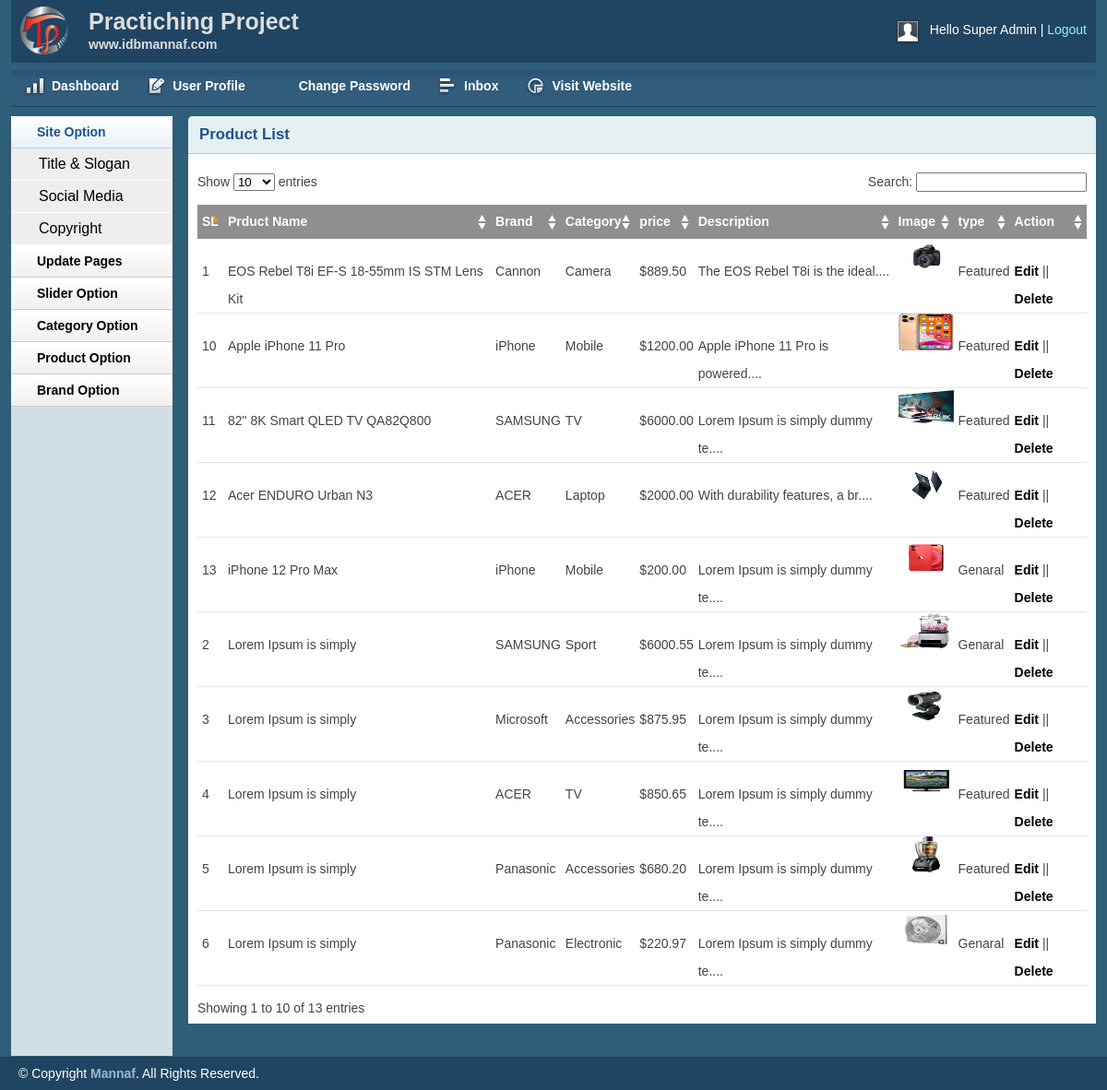
Page /admin/productlist.php (signed in) on the committed database.
### tables this page shows
CREATE TABLE `product` (
  `productId` int(11) NOT NULL,
  `productName` varchar(255) NOT NULL,
  `brandId` int(11) NOT NULL,
  `catId` int(11) NOT NULL,
  `details` text NOT NULL,
  `price` float(10,2) NOT NULL,
  `image` varchar(255) NOT NULL,
  `type` tinyint(4) NOT NULL DEFAULT 0,
  `status` set('1','2','3') NOT NULL,
  `created` timestamp NOT NULL DEFAULT current_timestamp()
);

CREATE TABLE `brand` (
  `brandId` int(11) NOT NULL,
  `brandName` varchar(255) NOT NULL,
  `created` timestamp NOT NULL DEFAULT current_timestamp(),
  `updated` timestamp NULL DEFAULT NULL ON UPDATE current_timestamp()
);

CREATE TABLE `category` (
  `catId` int(11) NOT NULL,
  `catName` varchar(255) NOT NULL,
  `created` timestamp NOT NULL DEFAULT current_timestamp(),
  `updated` timestamp NULL DEFAULT NULL ON UPDATE current_timestamp()
);

### lib/database.php (called while the page is built, shortened)
<?php
Class Database{
 public $db;
function __construct()
{
    $this->host= "localhost";
    $this->user= "root";
    $this->pass= "";
    $this->dbname= "ecoproject";
    $this->db= new mysqli($this->host,$this->user,$this->pass,$this->dbname);
}
public function select($query){
    $result = $this->db->query($query) or die($this->db->error.__LINE__);
    if ($result->num_rows > 0) {
        return $result;
    }else{
        return false;
    }
}
}

### classes/product.php (called while the page is built, shortened)
<?php
$filepath= realpath(dirname(__FILE__));
require_once ($filepath.'/../lib/database.php');
require_once ($filepath.'/../helper/format.php');
?>
<?php
class Product
{
    private $conn;
    function __construct()
    {
        $this->conn = new Database();
    }
    public function productList(){
        $sql = "SELECT product.* ,brand.brandName, category.catName FROM product
            INNER JOIN brand on product.brandId= brand.brandId
            INNER JOIN category on product.catId= category.catId ORDER BY product.productId DESC";
        $result = $this->conn->select($sql);
        return $result;
    }
}

### helper/format.php (called while the page is built, shortened)
<?php
class Format{
    public function textShorten($text, $limit=400){
        $text = substr($text,0,$limit);
        $text = $text."....";
        return $text;
    }
}
?>

### admin/productlist.php (the view, shortened to what this page needs)
<?php
include '../classes/product.php';
?>
<?php
$format= new Format();
$prod = new Product();
?>
<?php include 'inc/header.php';?>
<?php include 'inc/sidebar.php';?>
<div class="grid_10">
    <div class="box round first grid">
        <h2>Product List</h2>
        <div class="block">
            <table class="data display datatable" id="example">
			<thead>
				<tr>
					<th>SL</th>
					<th>Prduct Name</th>
					<th>Brand</th>
					<th>Category</th>
					<th>price</th>
					<th>Description</th>
					<th>Image</th>
					<th>type</th>
					<th>Action</th>
				</tr>
			</thead>
			<tbody>
			<?php
			$pd= $prod->productList();
			if ($pd) {
				$sl=0;
				while ($row= $pd->fetch_assoc()) {
				$sl++;
			?>
			<tr>
					<td><?php echo $sl;?></td>
					<td><?php echo $row['productName'];?></td>
					<td><?php echo $row['brandName']?></td>
					<td><?php echo $row['catName']?></td>
					<td>$<?php echo $row['price']?></td>
					<td><?php echo strip_tags($format->textShorten($row['details'],30))?></td>
					<td><img src="uploads/<?php echo $row['image']?>" width="60px" height="40px" alt=""></td>
					<td>
					<?php
					if ($row['type'] == 0) {
						echo "Featured";
					}else{
						echo "Genaral";
					}
					?>
					</td>
					<td><a href="productedit.php?pid=<?php echo $row['productId']?>">Edit</a> || <a onclick=" return confirm('Are you Sure for Delete This Product')"  href="?deletepd=<?php echo $row['productId']?>">Delete</a></td>
					</tr>
					<?php 	}
			}?>
			</tbody>
		</table>
       </div>
    </div>
</div>
<?php include 'inc/footer.php';?>

### admin/css/text.css (style rules this page uses)
body { font: 13px/1.5 Tahoma, Helvetica, Arial, 'Liberation Sans', FreeSans, sans-serif; }
h2 { font-size: 23px; }
p, dl, hr, h1, h2, h3, h4, h5, h6, ol, ul, pre, table, address, fieldset { margin-bottom: 20px; }

### admin/css/grid.css (style rules this page uses)
.grid_1, .grid_2, .grid_3, .grid_4, .grid_5, .grid_6, .grid_7, .grid_8, .grid_9, .grid_10, .grid_11, .grid_12, .grid_13, .grid_14, .grid_15, .grid_16 { display: inline; float: left; margin-left: 1%; margin-right: 1%; }
.container_12 .grid_10 { width: 81.333%; }

### admin/css/layout.css (style rules this page uses)
body { background: #fff none repeat scroll 0 0; color: #444; font-size: 14px; padding: 0; }
a { color: #000; font-weight:bold; text-decoration: none; }
h1, h2, h3, h4, h5, h6 { line-height:1.2em; margin-bottom:.3em; }
h2 { margin-top:1em; }
.box { background:#fff; margin-bottom:20px; padding:10px 10px 10px 10px; margin-left:-8px; }
.box.grid { padding-bottom:40px; }
.box.round { -moz-border-radius: 5px 5px 0px 0px; -webkit-border-radius: 5px 5px 0px 0px; border-radius: 5px 5px 0px 0px; }
.box h2 { font-size:1.2em; font-weight:bold; color:#1B548D; background:#E6F0F3; margin:-10px -10px 0 -10px; padding:10px 12px; border-bottom:1px solid #B3CBD6; -moz-border-radius: 5px 5px 0px 0px; -webkit-border-radius: 5px 5px 0px 0px; border-radius: 5px 5px 0px 0px; }
.box.first { min-height: 406px; }
.block { padding-top:20px; }
.block { padding-bottom:1px; }
table.display { margin: 0 auto; clear: both; width: 100%; }
.sorting_asc { background: #8f8f8f url(../img/table/sort_asc.png) no-repeat center right; padding:8px 5px; text-align:left; color:#fff; }
.sorting { background:#8f8f8f url(../img/table/sort_both.png) no-repeat center right; padding:8px 5px; text-align:left; color:#fff; }
tr.odd { height: 30px; line-height: 30px; border-bottom:1px solid #e6e6e6; }
tr.even { height: 30px; line-height: 30px; border-bottom:1px solid #e6e6e6; }
tr.odd td, tr.even td { padding-left:5px; }

### rows in the picture
product: productName "EOS Rebel T8i EF-S 18-55mm IS STM Lens Kit", brandId.brandName "Cannon", catId.catName "Camera", price "889.50", details "The EOS Rebel T8i is the ideal....", image (picture), type "Featured"
product: productName "Lorem Ipsum is simply", brandId.brandName "SAMSUNG", catId.catName "Sport", price "6000.55", details "Lorem Ipsum is simply dummy te....", image (picture), type "Genaral"
product: productName "Lorem Ipsum is simply", brandId.brandName "Microsoft", catId.catName "Accessories", price "875.95", details "Lorem Ipsum is simply dummy te....", image (picture), type "Featured"
product: productName "Lorem Ipsum is simply", brandId.brandName "ACER", catId.catName "TV", price "850.65", details "Lorem Ipsum is simply dummy te....", image (picture), type "Featured"
product: productName "Lorem Ipsum is simply", brandId.brandName "Panasonic", catId.catName "Accessories", price "680.20", details "Lorem Ipsum is simply dummy te....", image (picture), type "Featured"
product: productName "Lorem Ipsum is simply", brandId.brandName "Panasonic", catId.catName "Electronic", price "220.97", details "Lorem Ipsum is simply dummy te....", image (picture), type "Genaral"
product: productName "Apple iPhone 11 Pro", brandId.brandName "iPhone", catId.catName "Mobile", price "1200.00", details "Apple iPhone 11 Pro is powered....", image (picture), type "Featured"
product: productName "82\" 8K Smart QLED TV QA82Q800", brandId.brandName "SAMSUNG", catId.catName "TV", price "6000.00", details "Lorem Ipsum is simply dummy te....", image (picture), type "Featured"
product: productName "Acer ENDURO Urban N3", brandId.brandName "ACER", catId.catName "Laptop", price "2000.00", details "With durability features, a br....", image (picture), type "Featured"
product: productName "iPhone 12 Pro Max", brandId.brandName "iPhone", catId.catName "Mobile", price "200.00", details "Lorem Ipsum is simply dummy te....", image (picture), type "Genaral"

### other values in the picture
Session::get('adminName') "Super Admin"
